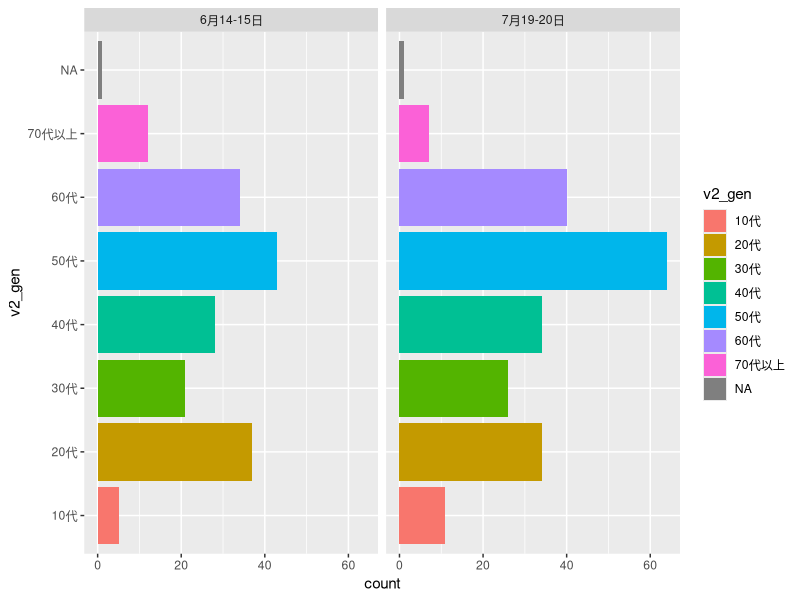
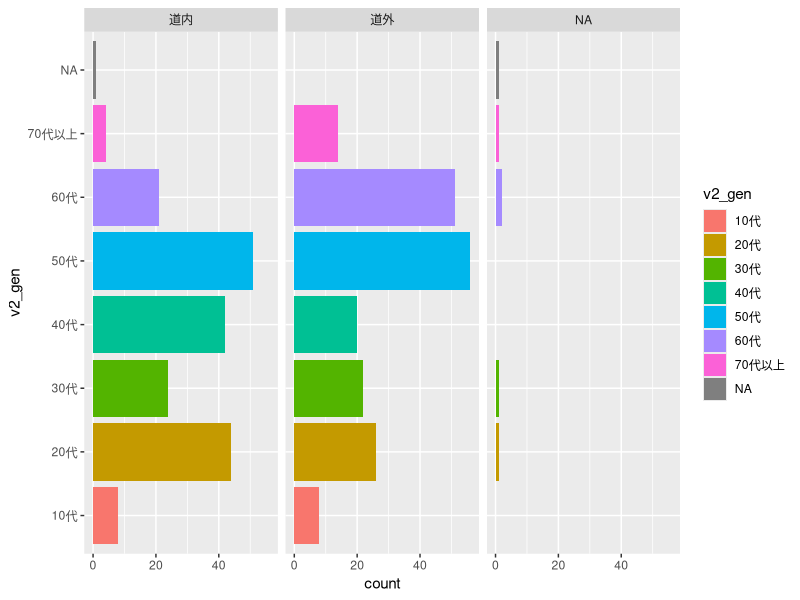
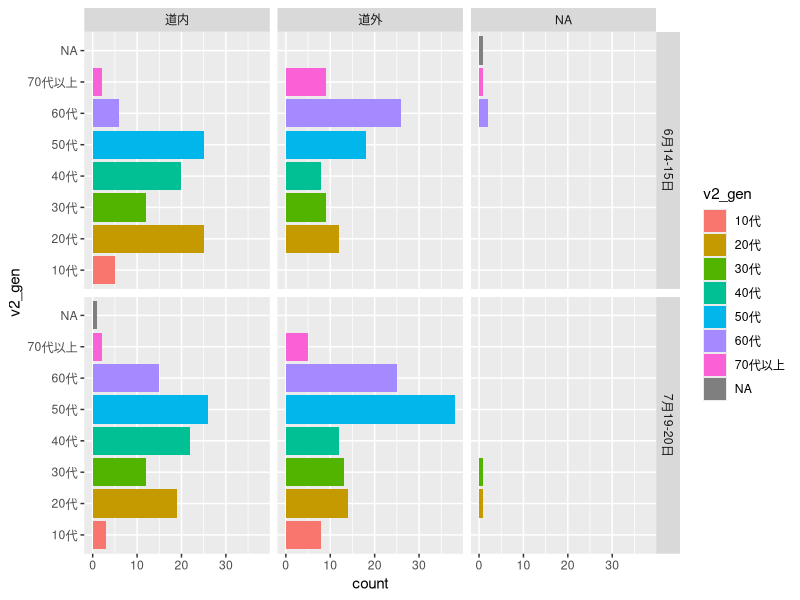
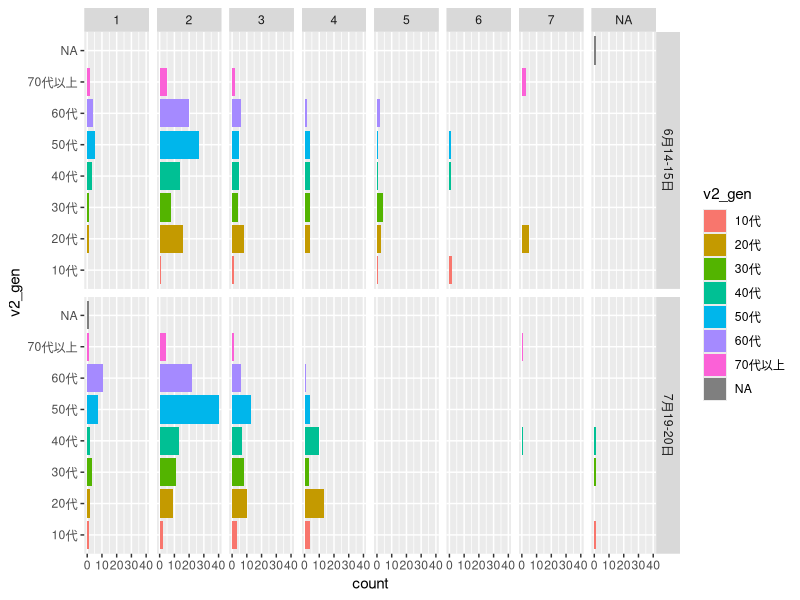
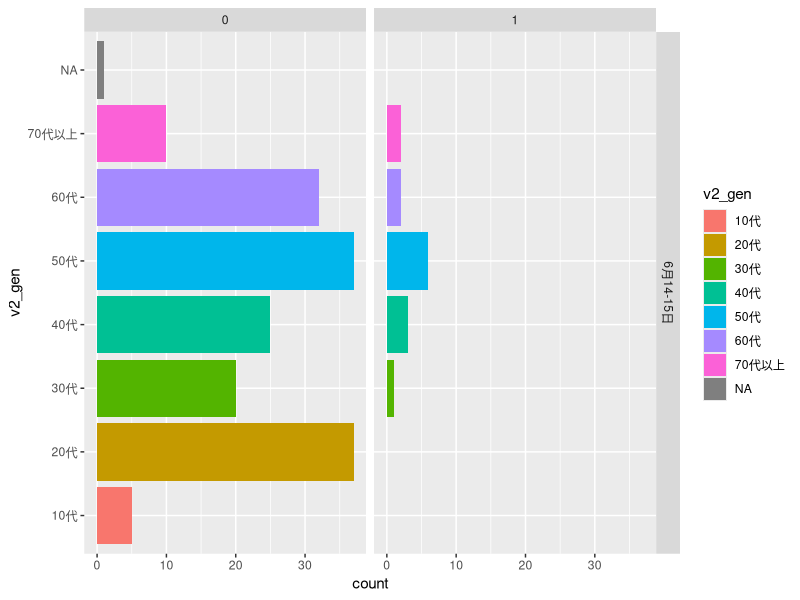
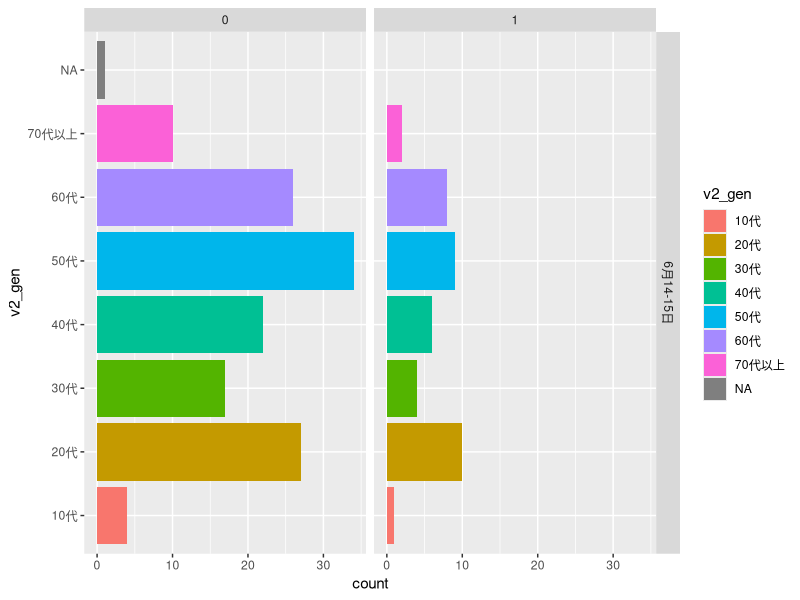
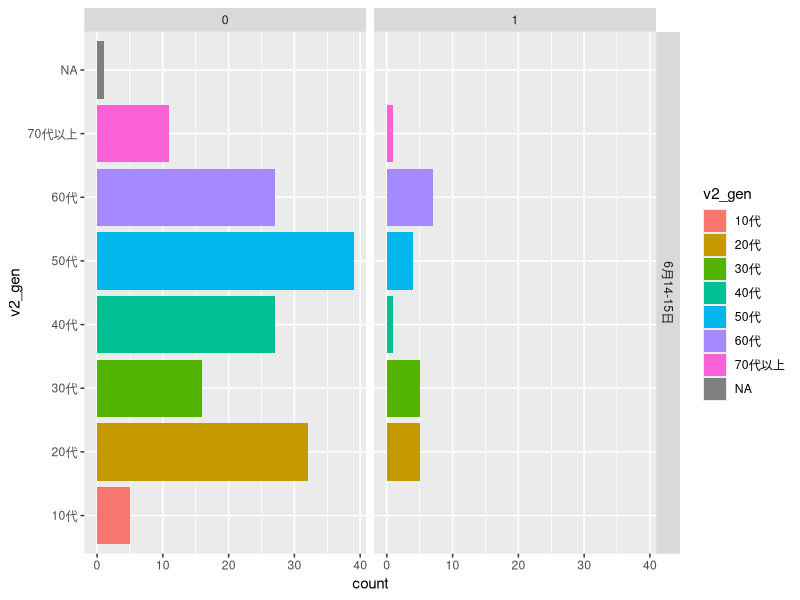
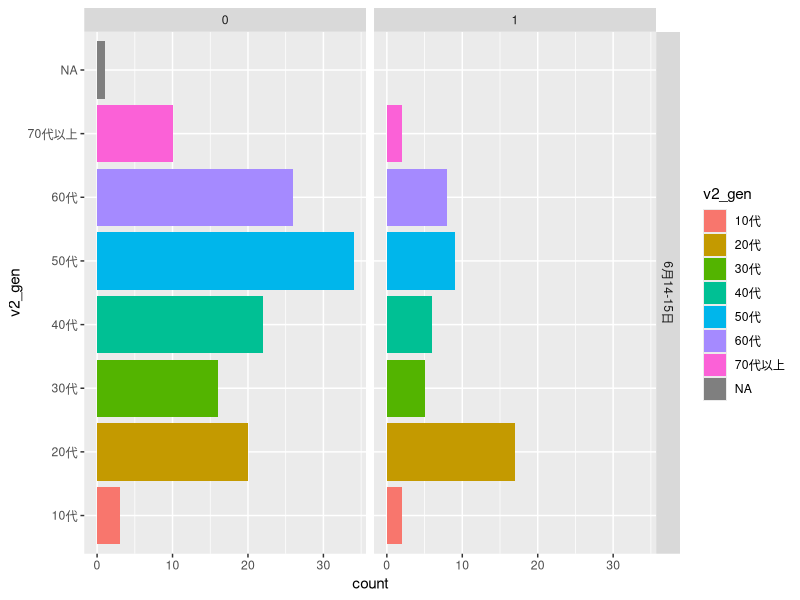

The R script that drew these images, in order:
## ---- chunk 1
#| include: false

library(tidyverse)
library(patchwork)
## ---- chunk 2
#| include: false

df <- read_csv("kaminoko2025_all.csv")


## ---- chunk 3
# 変数名を間違って入力していたので修正。
df <- df |> 
  rename_with(~ gsub("^q12", "v12", .x)) 

df <- df |> 
  rename_with(~ gsub("^q14", "v14", .x)) 

# 北海道内（外）と道内（外）が混じっていたので道内（外）に統一
df <- df |> 
  mutate(
    v3_hokkaido = case_when(
      v3_hokkaido == "北海道内" ~ "道内",
      v3_hokkaido == "北海道外" ~ "道外",
      TRUE ~ v3_hokkaido
    )
  )

# 日付をファクタ化してレベル設定
df <- df |> 
  mutate(
    date = factor(date, levels = c("6月8日", "6月14-15日", "7月19-20日"))
  )

# 1,2のままだと使いにくいので、カテゴリー名をかえる。
df <- df |> 
  mutate(
    v13_citizen_consumer = case_when(
      v13_citizen_consumer == 1 ~ "市民選好",
      v13_citizen_consumer == 2 ~ "消費者選好",
      TRUE ~ NA_character_
    )
  )
## ---- chunk 4
df |> 
  ggplot(aes(y = v2_gen, fill = v2_gen)) +
  geom_bar() +
  facet_wrap(~date)
## ---- chunk 5
df |> 
  ggplot(aes(y = v2_gen, fill = v2_gen)) +
  geom_bar() +
  facet_wrap(~v3_hokkaido)
## ---- chunk 6
df |> 
  ggplot(aes(y = v2_gen, fill = v2_gen)) +
  geom_bar() +
  facet_grid(date~v3_hokkaido)
## ---- chunk 7
df |> 
  ggplot(aes(y = v2_gen, fill = v2_gen)) +
  geom_bar() +
  facet_grid(date~v5_companions_cnt)
## ---- chunk 8
df |> 
  filter(!is.na(v7_web)) |> 
  ggplot(aes(y = v2_gen, fill = v2_gen)) +
  geom_bar() +
  facet_grid(date~v7_web)
## ---- chunk 9
df |> 
  filter(!is.na(v7_web_reviews)) |> 
  ggplot(aes(y = v2_gen, fill = v2_gen)) +
  geom_bar() +
  facet_grid(date~v7_web_reviews)
## ---- chunk 10
df |> 
  filter(!is.na(v7_magazine)) |> 
  ggplot(aes(y = v2_gen, fill = v2_gen)) +
  geom_bar() +
  facet_grid(date~v7_magazine)
## ---- chunk 11
df |> 
  filter(!is.na(v7_companion_suggestion)) |> 
  ggplot(aes(y = v2_gen, fill = v2_gen)) +
  geom_bar() +
  facet_grid(date~v7_companion_suggestion)
## ---- chunk 12
df |> 
  filter(!is.na(v7_non_companion_info)) |> 
  ggplot(aes(y = v2_gen, fill = v2_gen)) +
  geom_bar() +
  facet_grid(date~v7_non_companion_info)
## ---- chunk 13
df |> 
  filter(!is.na(v2_gen)) |> 
  group_by(v2_gen) |> 
  summarise(
    web = sum(v7_web, na.rm = TRUE),
    other_web = sum(v7_other_web, na.rm = TRUE),
    web_reviews = sum(v7_web_reviews, na.rm = TRUE),
    tv = sum(v7_tv, na.rm = TRUE),
    travel_agency = sum(v7_travel_agency, na.rm = TRUE),
    magazine = sum(v7_magazine, na.rm = TRUE),
    companion_suggestion = sum(v7_companion_suggestion, na.rm = TRUE),
    non_companion_info = sum(v7_non_companion_info, na.rm = TRUE),
    .groups = "drop"
  ) |> 
  pivot_longer(
    -v2_gen,
    names_to = "choice",
    values_to = "count"
  ) |> 
  ggplot(aes(x = count, y = choice)) +
  geom_col() +
  facet_wrap(~v2_gen)
## ---- chunk 14
df |> 
  filter(!is.na(v5_companions_cnt)) |> 
  group_by(v5_companions_cnt) |> 
  summarise(
    web = sum(v7_web, na.rm = TRUE),
    other_web = sum(v7_other_web, na.rm = TRUE),
    web_reviews = sum(v7_web_reviews, na.rm = TRUE),
    tv = sum(v7_tv, na.rm = TRUE),
    travel_agency = sum(v7_travel_agency, na.rm = TRUE),
    magazine = sum(v7_magazine, na.rm = TRUE),
    companion_suggestion = sum(v7_companion_suggestion, na.rm = TRUE),
    non_companion_info = sum(v7_non_companion_info, na.rm = TRUE),
    .groups = "drop"
  ) |> 
  pivot_longer(
    -v5_companions_cnt,
    names_to = "choice",
    values_to = "count"
  ) |> 
  ggplot(aes(x = count, y = choice)) +
  geom_col() +
  facet_wrap(~v5_companions_cnt)
## ---- chunk 15
# 居住地×景色期待度で棒グラフ
df |> 
  filter(!is.na(v8_scenery_expectation) & !is.na(v3_hokkaido)) |> 
  group_by(v3_hokkaido) |> 
  ggplot(aes(x = v8_scenery_expectation)) +
  geom_bar() +
  facet_wrap(~v3_hokkaido)
  
## ---- chunk 16
# 居住地×景色期待度で箱ひげ図＋バイオリンプロット
df |> 
  filter(!is.na(v8_scenery_expectation) & !is.na(v3_hokkaido)) |> 
  ggplot(aes(x = v3_hokkaido, y = v8_scenery_expectation)) +
  geom_violin(trim = FALSE) +
  geom_boxplot(width = 0.15, outlier.shape = NA)
## ---- chunk 17
# 居住地×総合期待度で棒グラフ

df |> 
  filter(!is.na(v8_general_expectation) & !is.na(v3_hokkaido)) |> 
  group_by(v3_hokkaido) |> 
  ggplot(aes(x = v8_general_expectation)) +
  geom_bar() +
  facet_wrap(~v3_hokkaido)
## ---- chunk 18
df |> 
  filter(!is.na(v8_general_expectation) & !is.na(v3_hokkaido)) |> 
  ggplot(aes(x = v3_hokkaido, y = v8_general_expectation)) +
  geom_violin(trim = FALSE) +
  geom_boxplot(width = 0.15, outlier.shape = NA)
## ---- chunk 19
# 同行者の提案×景色期待度で棒グラフ
df |> 
  filter(!is.na(v8_scenery_expectation) & !is.na(v7_companion_suggestion)) |> 
  group_by(v7_companion_suggestion) |> 
  ggplot(aes(x = v8_scenery_expectation)) +
  geom_bar() +
  facet_wrap(~v7_companion_suggestion)
## ---- chunk 20
# 同行者の提案×景色期待度で箱ひげ図＋バイオリンプロット
df |> 
  filter(!is.na(v8_scenery_expectation) & !is.na(v7_companion_suggestion)) |> 
  ggplot(aes(x = as.factor(v7_companion_suggestion), y = v8_scenery_expectation)) +
  geom_violin(trim = FALSE) +
  geom_boxplot(width = 0.15, outlier.shape = NA)
## ---- chunk 21
df |> 
  filter(!is.na(v8_scenery_expectation) & !is.na(v7_companion_suggestion) & !is.na(v3_hokkaido)) |> 
  ggplot(aes(x = as.factor(v7_companion_suggestion), y = v8_scenery_expectation)) +
  geom_violin(trim = FALSE) +
  geom_boxplot(width = 0.15, outlier.shape = NA) +
  facet_wrap(~v3_hokkaido)
## ---- chunk 22
df |> 
  filter(!is.na(v8_scenery_expectation) & !is.na(v7_companion_suggestion) & !is.na(v3_hokkaido)) |> 
  ggplot(aes(x = v3_hokkaido, y = v8_scenery_expectation)) +
  geom_violin(trim = FALSE) +
  geom_boxplot(width = 0.15, outlier.shape = NA) +
  facet_wrap(~as.factor(v7_companion_suggestion))
## ---- chunk 23
bid1_df <- df |> 
  filter(!is.na(v14_bid1)) |> 
  group_by(v14_bid1_wtp) |> 
  summarise(
    yes_rate = mean(v14_bid1 == "支払う"),
    n = n(),
    yes_n = round(n * yes_rate)
  )



df_plot <- tibble::tibble(
  bid1 = 500,
  stage = c("bid1", "bid2", "bid2"),
  branch = c("all", "yes", "no"),   # ← ここが重要
  bid = c(500, 1000, 300),
  yes_rate = c(0.75, 0.60, 0.70),
  n = c(51, 30, 21)
)


df_arrow <- df_plot |>
  filter(stage == "bid2") |>
  left_join(
    df_plot |> filter(stage == "bid1"),
    by = "bid1",
    suffix = c("_to", "_from")
  )


ggplot() +
  geom_segment(
    data = df_arrow,
    aes(
      x = bid_from,
      y = yes_rate_from,
      xend = bid_to,
      yend = yes_rate_to,
      linetype = NULL
    ),
    arrow = arrow(length = unit(0.2, "cm")),
    alpha = 0.7
  ) +
  geom_point(
    data = df_plot,
    aes(x = bid, y = yes_rate, size = n),
    shape = 21, fill = "white"
  ) +
  scale_y_continuous(labels = scales::percent) +
  scale_size_continuous(range = c(3, 8)) +
  scale_linetype_manual(
    values = c(yes = "solid", no = "dashed")
  ) +
  labs(
    x = "提示額（円）",
    y = "Yes率",
    linetype = "初回回答",
    size = "回答者数"
  )
